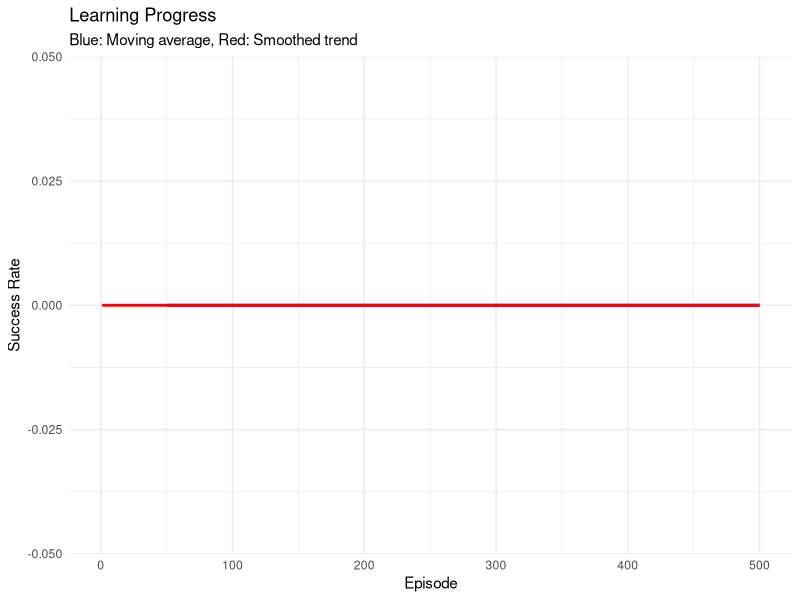
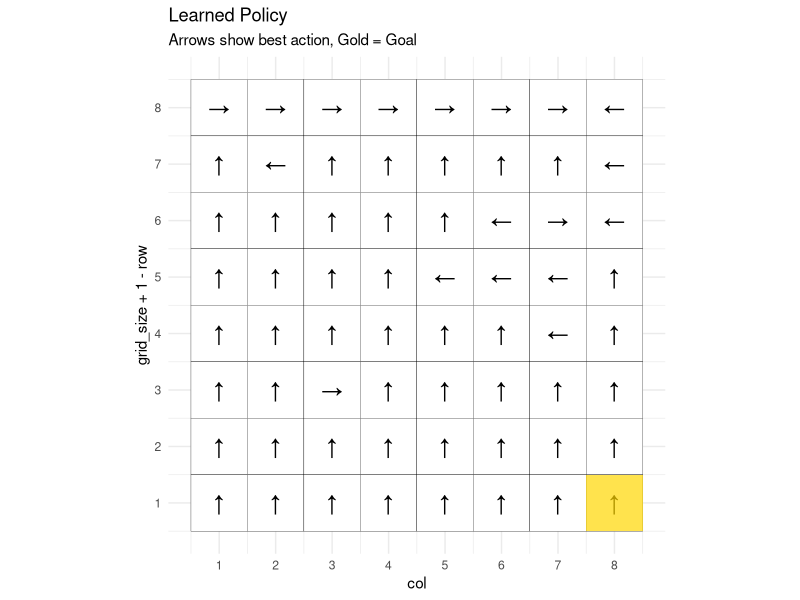
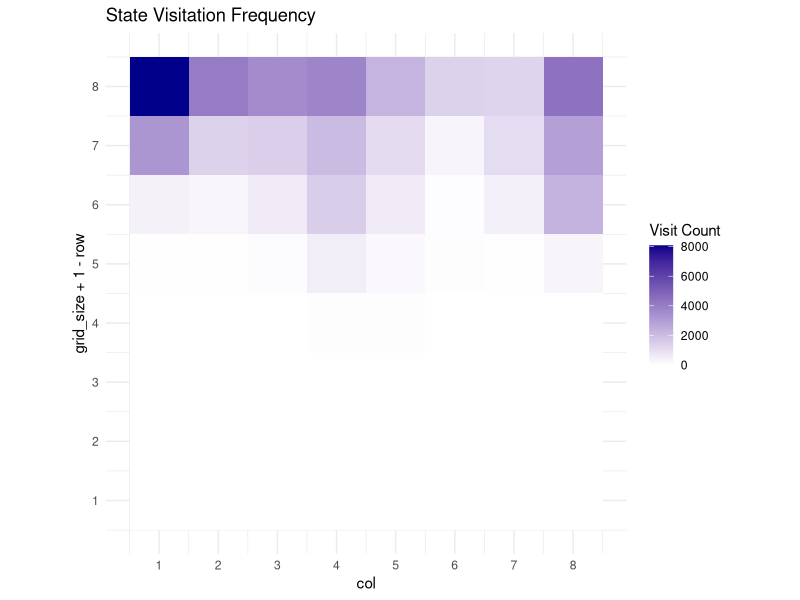

These charts were generated, in order, by the following R code:
## ---- chunk 1
# Curiosity-Driven Grid World Navigation
library(ggplot2)
library(reshape2)

# Environment setup
set.seed(123)
grid_size <- 8
goal_state <- c(grid_size, grid_size)
n_episodes <- 500
max_steps <- 100

# State encoding and action space
encode_state <- function(row, col) {
  (row - 1) * grid_size + col
}

decode_state <- function(state_id) {
  row <- floor((state_id - 1) / grid_size) + 1
  col <- (state_id - 1) %% grid_size + 1
  c(row, col)
}

# Actions: 1=up, 2=right, 3=down, 4=left
get_next_state <- function(state, action) {
  pos <- decode_state(state)
  row <- pos[1]
  col <- pos[2]
  
  if (action == 1) row <- max(1, row - 1)  # up
  else if (action == 2) col <- min(grid_size, col + 1)  # right
  else if (action == 3) row <- min(grid_size, row + 1)  # down
  else if (action == 4) col <- max(1, col - 1)  # left
  
  encode_state(row, col)
}

# Extrinsic reward function
get_extrinsic_reward <- function(state) {
  pos <- decode_state(state)
  if (all(pos == goal_state)) return(10)
  return(0)
}

# Intrinsic Curiosity Module implementation
n_states <- grid_size^2
n_actions <- 4
feature_dim <- 4

# Initialize networks (simplified linear models for demonstration)
# Forward model: predicts next state features from current features and action
forward_model <- array(runif(feature_dim * (feature_dim + n_actions), -0.1, 0.1),
                      dim = c(feature_dim, feature_dim + n_actions))

# Inverse model: predicts action from state transition
inverse_model <- array(runif(n_actions * (2 * feature_dim), -0.1, 0.1),
                      dim = c(n_actions, 2 * feature_dim))

# Feature encoder: maps states to feature representations
feature_encoder <- array(runif(feature_dim * 2, -0.1, 0.1),
                        dim = c(feature_dim, 2))

# Helper functions for neural network operations
get_features <- function(state) {
  pos <- decode_state(state)
  normalized_pos <- (pos - 1) / (grid_size - 1)  # normalize to [0,1]
  features <- feature_encoder %*% normalized_pos
  tanh(features)  # activation function
}

action_to_onehot <- function(action) {
  onehot <- rep(0, n_actions)
  onehot[action] <- 1
  onehot
}

# Compute intrinsic reward using ICM
get_intrinsic_reward <- function(state, action, next_state, alpha = 0.01) {
  features_t <- get_features(state)
  features_t1 <- get_features(next_state)
  action_onehot <- action_to_onehot(action)
  
  # Forward model prediction
  forward_input <- c(features_t, action_onehot)
  predicted_features <- as.vector(forward_model %*% forward_input)
  
  # Prediction error as intrinsic reward
  prediction_error <- sum((predicted_features - features_t1)^2)
  intrinsic_reward <- alpha * prediction_error
  
  # Update forward model (simple gradient descent)
  # Gradient of loss w.r.t. weights: error * input
  error_gradient <- 2 * (predicted_features - features_t1)
  
  # Update each row of the forward model
  for (i in 1:feature_dim) {
    forward_model[i, ] <<- forward_model[i, ] - 0.001 * error_gradient[i] * forward_input
  }
  
  intrinsic_reward
}

# Q-learning with intrinsic motivation
Q <- array(0, dim = c(n_states, n_actions))
visit_counts <- array(0, dim = c(n_states))
learning_rate <- 0.1
gamma <- 0.99
epsilon <- 0.3
intrinsic_weight <- 0.5

# Training metrics
episode_rewards <- numeric(n_episodes)
episode_lengths <- numeric(n_episodes)
intrinsic_rewards_history <- list()

cat("Training curiosity-driven agent...\n")

for (episode in 1:n_episodes) {
  state <- encode_state(1, 1)  # start at top-left
  episode_reward <- 0
  episode_intrinsic <- numeric()
  
  for (step in 1:max_steps) {
    visit_counts[state] <- visit_counts[state] + 1
    
    # Epsilon-greedy action selection
    if (runif(1) < epsilon) {
      action <- sample(1:n_actions, 1)
    } else {
      action <- which.max(Q[state, ])
    }
    
    # Take action
    next_state <- get_next_state(state, action)
    
    # Compute rewards
    extrinsic_reward <- get_extrinsic_reward(next_state)
    intrinsic_reward <- get_intrinsic_reward(state, action, next_state)
    total_reward <- extrinsic_reward + intrinsic_weight * intrinsic_reward
    
    episode_intrinsic <- c(episode_intrinsic, intrinsic_reward)
    episode_reward <- episode_reward + extrinsic_reward
    
    # Q-learning update
    td_target <- total_reward + gamma * max(Q[next_state, ])
    td_error <- td_target - Q[state, action]
    Q[state, action] <- Q[state, action] + learning_rate * td_error
    
    # Check for goal
    if (extrinsic_reward > 0) {
      episode_lengths[episode] <- step
      break
    }
    
    state <- next_state
  }
  
  if (episode_reward == 0) {
    episode_lengths[episode] <- max_steps
  }
  
  episode_rewards[episode] <- episode_reward
  intrinsic_rewards_history[[episode]] <- episode_intrinsic
  
  # Decay exploration
  if (episode %% 50 == 0) {
    epsilon <- max(0.05, epsilon * 0.95)
    avg_length <- mean(episode_lengths[max(1, episode-49):episode])
    success_rate <- mean(episode_rewards[max(1, episode-49):episode] > 0)
    cat(sprintf("Episode %d: Success rate %.2f, Avg length %.1f\n", 
                episode, success_rate, avg_length))
  }
}

# Analyze learning progress
success_episodes <- which(episode_rewards > 0)
if (length(success_episodes) > 0) {
  first_success <- min(success_episodes)
  cat(sprintf("First successful episode: %d\n", first_success))
  cat(sprintf("Final success rate (last 100 episodes): %.2f\n", 
              mean(episode_rewards[(n_episodes-99):n_episodes] > 0)))
} else {
  first_success <- n_episodes
  cat("No successful episodes found\n")
}

# Visualize learned policy
learned_policy <- array(0, dim = c(grid_size, grid_size))
for (row in 1:grid_size) {
  for (col in 1:grid_size) {
    state <- encode_state(row, col)
    learned_policy[row, col] <- which.max(Q[state, ])
  }
}

# Create visualization data frame
policy_df <- expand.grid(row = 1:grid_size, col = 1:grid_size)
policy_df$action <- as.vector(learned_policy)
policy_df$action_char <- c("↑", "→", "↓", "←")[policy_df$action]

# Create heatmap of visit counts
visit_matrix <- matrix(visit_counts, nrow = grid_size, ncol = grid_size, byrow = TRUE)
visit_df <- expand.grid(row = 1:grid_size, col = 1:grid_size)
visit_df$visits <- as.vector(visit_matrix)

# Plot learning curves
learning_data <- data.frame(
  episode = 1:n_episodes,
  success = as.numeric(episode_rewards > 0),
  length = episode_lengths
)

# Moving average for smoothing (handle edge cases)
window_size <- 50
if (n_episodes >= window_size) {
  success_smooth <- rep(NA, n_episodes)
  for (i in window_size:n_episodes) {
    success_smooth[i] <- mean(learning_data$success[(i-window_size+1):i])
  }
  learning_data$success_ma <- success_smooth
} else {
  learning_data$success_ma <- cumsum(learning_data$success) / seq_along(learning_data$success)
}

# Create learning curve plot
p1 <- ggplot(learning_data, aes(x = episode)) +
  geom_line(aes(y = success_ma), color = "blue", size = 1) +
  geom_smooth(aes(y = success), method = "loess", span = 0.3, se = FALSE, color = "red") +
  labs(title = "Learning Progress",
       x = "Episode",
       y = "Success Rate",
       subtitle = "Blue: Moving average, Red: Smoothed trend") +
  theme_minimal()

# Create policy visualization
p2 <- ggplot(policy_df, aes(x = col, y = grid_size + 1 - row)) +
  geom_tile(color = "black", fill = "white") +
  geom_text(aes(label = action_char), size = 6) +
  geom_tile(data = data.frame(col = grid_size, row = 1), 
            aes(x = col, y = row), fill = "gold", alpha = 0.7) +
  labs(title = "Learned Policy", 
       subtitle = "Arrows show best action, Gold = Goal") +
  scale_x_continuous(breaks = 1:grid_size) +
  scale_y_continuous(breaks = 1:grid_size) +
  theme_minimal() +
  theme(aspect.ratio = 1)

# Create visit count heatmap
p3 <- ggplot(visit_df, aes(x = col, y = grid_size + 1 - row, fill = visits)) +
  geom_tile() +
  scale_fill_gradient(low = "white", high = "darkblue") +
  labs(title = "State Visitation Frequency",
       fill = "Visit Count") +
  scale_x_continuous(breaks = 1:grid_size) +
  scale_y_continuous(breaks = 1:grid_size) +
  theme_minimal() +
  theme(aspect.ratio = 1)

print(p1)
print(p2)
print(p3)

cat("Learned policy (arrows show best action):\n")
for (row in 1:grid_size) {
  cat(sprintf("Row %d: %s\n", row, 
              paste(c("↑", "→", "↓", "←")[learned_policy[row, ]], collapse = " ")))
}

# Compare with baseline (random exploration)
cat("\nComparing with random baseline...\n")
Q_random <- array(0, dim = c(n_states, n_actions))
random_success <- numeric(n_episodes)

for (episode in 1:n_episodes) {
  state <- encode_state(1, 1)
  
  for (step in 1:max_steps) {
    if (runif(1) < 0.3) {
      action <- sample(1:n_actions, 1)
    } else {
      action <- which.max(Q_random[state, ])
    }
    
    next_state <- get_next_state(state, action)
    extrinsic_reward <- get_extrinsic_reward(next_state)
    
    # Standard Q-learning (no intrinsic reward)
    td_target <- extrinsic_reward + gamma * max(Q_random[next_state, ])
    td_error <- td_target - Q_random[state, action]
    Q_random[state, action] <- Q_random[state, action] + learning_rate * td_error
    
    if (extrinsic_reward > 0) {
      random_success[episode] <- 1
      break
    }
    
    state <- next_state
  }
}

random_first_success <- which(random_success > 0)[1]
if (is.na(random_first_success)) random_first_success <- n_episodes

cat(sprintf("Curiosity agent first success: episode %d\n", first_success))
cat(sprintf("Random agent first success: episode %d\n", random_first_success))

if (first_success < n_episodes && random_first_success < n_episodes) {
  cat(sprintf("Improvement: %.1fx faster learning\n", 
              random_first_success / first_success))
} else if (first_success < random_first_success) {
  cat("Curiosity agent learned faster\n")
} else {
  cat("Both agents had similar performance\n")
}

# Final performance comparison
curiosity_final_success <- mean(episode_rewards[(n_episodes-99):n_episodes] > 0)
random_final_success <- mean(random_success[(n_episodes-99):n_episodes])

cat(sprintf("Final 100 episodes success rate:\n"))
cat(sprintf("Curiosity agent: %.2f\n", curiosity_final_success))
cat(sprintf("Random agent: %.2f\n", random_final_success))
